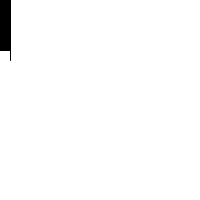
Frame 1 (no input)
Frame 60 (the mouse pressed at the canvas centre just before this capture): identical to frame 1, image omitted
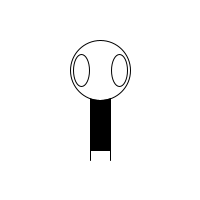
Frame 120 (the mouse held since frame 60 and released just before this capture)

The Processing sketch that drew these frames (run headless with seeded random() and noise(); from frame 60 on, the mouse is pressed at the canvas centre):

// Processing sketch: Zoog_as_a_dynamic_sketch
// ── Zoog_as_a_dynamic_sketch.pde
void setup(){
  size(200, 200);
  smooth();
  frameRate(60);
}

void draw(){
  background(255);
  ellipseMode(CENTER);
  rectMode(CENTER);
  stroke(0);
  fill(0);
  rect(mouseX,mouseY,20,100);
  stroke(0);
  fill(255);
  ellipse(mouseX,mouseY-30,60,60);

  ellipse(mouseX-19,mouseY-30,16,32);
  ellipse(mouseX+19,mouseY-30,16,32);
  stroke(0);
  line(mouseX-10,mouseY+50, pmouseX-10,pmouseY +60);
  line(mouseX+10,mouseY+50, pmouseX+10,pmouseY +60);
  
}
